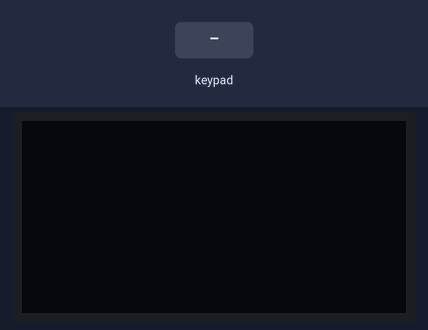
A program run on a simulated Arduino Uno R4 Minima. Shown: 128×64 one-colour display. The test bench sets the inputs (shaded band). The OLED is the two-colour kind (top 16 rows yellow).

Above: at 1.2 s.
1.3 s: keypad keys 1 1 1 0 9 8 * pressed 0.4 s apart
At 4.3 s:
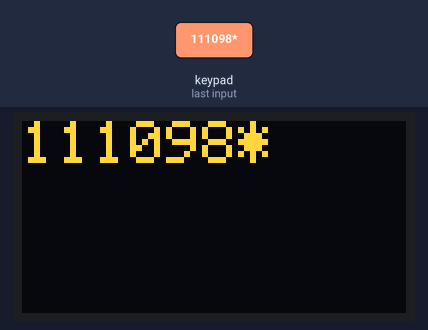
5.6 s: key '/' pressed
At 6.9 s:
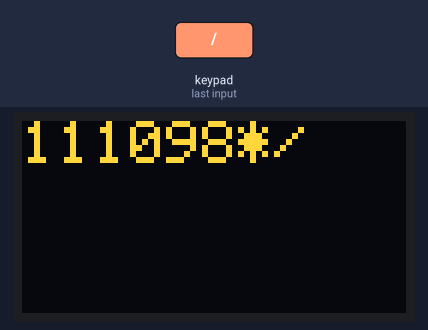
7.2 s: key '*' pressed
At 8.4 s:
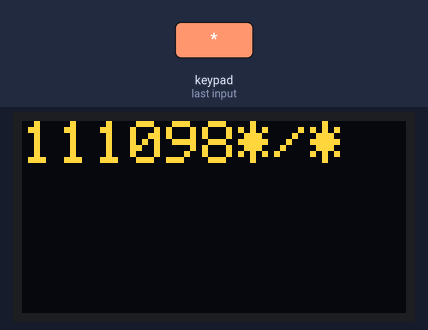
8.8 s: key '*' pressed
At 9.7 s:
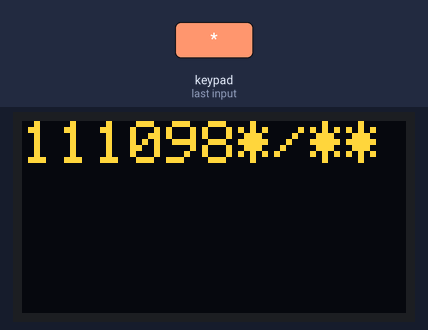
10.4 s: key 'C' pressed
At 11.7 s:
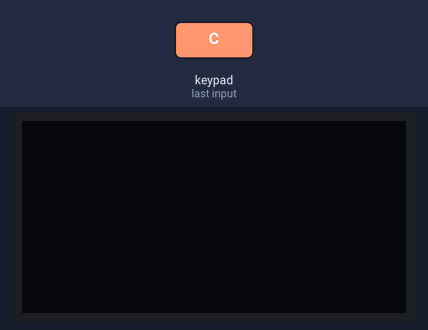
12.0 s: keypad keys 7 6 5 4 pressed 0.4 s apart
At 14.1 s:
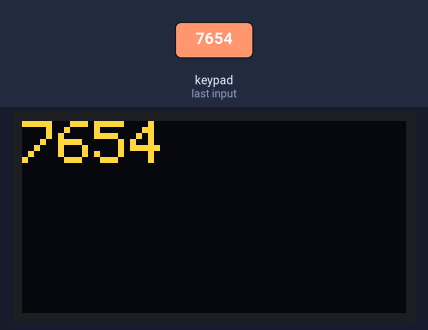
Timing chart, 0 to 15.6 s (numbered marks = the images above; inputs shaded):
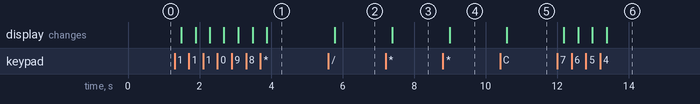

The program:

main.cpp
```cpp
#include <Arduino.h>
#include <string>
#include <vector>

#include <Adafruit_GFX.h>
#include <Adafruit_SSD1306.h>
#include "Adafruit_Keypad.h"

#define OLED_RESET D13

#define DISPLAY_WIDTH 128
#define DISPLAY_HEIGHT 64

#define CHAR_BASE_W 6
#define CHAR_BASE_H 8
#define FONT_SIZE 2

#define CHAR_W (CHAR_BASE_W * FONT_SIZE)
#define CHAR_H (CHAR_BASE_H * FONT_SIZE)

Adafruit_SSD1306 display(DISPLAY_WIDTH, DISPLAY_HEIGHT, &Wire, OLED_RESET);

const byte ROWS = 4; // rows
const byte COLS = 4; // columns

char keys[ROWS][COLS] = {
    {'7', '8', '9', '/'},
    {'4', '5', '6', '*'},
    {'1', '2', '3', '+'},
    {'0', 'C', 'E', '-'}};
byte rowPins[ROWS] = {11, 10, 9, 8}; // connect to the row pinouts of the keypad
byte colPins[COLS] = {7, 6, 5, 4};   // connect to the column pinouts of the keypad

Adafruit_Keypad customKeypad = Adafruit_Keypad(makeKeymap(keys), rowPins, colPins, ROWS, COLS);

std::vector<std::string> buffer;

int cursorX = 0, cursorY = 0;

void setup()
{
    Serial.begin(115200);
    customKeypad.begin();

    display.begin(SSD1306_SWITCHCAPVCC, 0x3D); // initialize with the I2C addr 0x3D (for the 128x64)
    display.clearDisplay();
    display.display();

    // text display tests
    display.setTextSize(FONT_SIZE);
    display.setTextColor(WHITE);
    display.setCursor(0, 0);

    buffer.push_back("");
}

void loop()
{
    customKeypad.tick();

    while (customKeypad.available())
    {
        keypadEvent e = customKeypad.read();
        // Serial.print((char)e.bit.KEY);

        if (e.bit.EVENT == KEY_JUST_RELEASED)
        {
            if (e.bit.KEY == 'E')
            {
                if (buffer[cursorY] == "")
                {
                    continue;
                }

                display.println();
                cursorY++;
                cursorX = 0;
                buffer.push_back("");

                display.display();
            }
            else if (e.bit.KEY == 'C')
            {
                display.fillRect(0, cursorY * CHAR_H, DISPLAY_WIDTH, CHAR_H, BLACK);
                display.setCursor(0, cursorY * CHAR_H);

                cursorX = 0;
                buffer[cursorY] = "";

                display.display();
            }
            else if (e.bit.KEY == '+')
            {
                if (cursorY < 1)
                    continue;

                if (buffer[cursorY] == "" && cursorY > 1)
                    cursorY--;

                display.fillRect(0, (cursorY - 1) * CHAR_H, DISPLAY_WIDTH, CHAR_BASE_H * FONT_SIZE * 2, BLACK);
                display.setCursor(0, (cursorY - 1) * CHAR_H);

                long int operandA = atol(buffer[cursorY - 1].c_str());
                long int operandB = atol(buffer[cursorY].c_str());
                long int ans = operandA + operandB;

                Serial.println(operandA);
                Serial.println(operandB);

                cursorX = 0;

                display.println(operandA + operandB);
                buffer[cursorY - 1] = std::to_string(ans);

                buffer[cursorY] = "";

                display.display();
            }
            else
            {
                display.print(static_cast<char>(e.bit.KEY));

                buffer[cursorY] += static_cast<char>(e.bit.KEY);
                cursorX++;
                display.display();
            }
        }
    }

    delay(10);
}
```

Measured:
- after the input at 1.3 s, the display: first changes after 0.19 s (image 1 shows a later state)
- after the input at 5.6 s, the display: changes after 0.19 s (image 2)
- after the input at 7.2 s, the display: changes after 0.19 s (image 3)
- after the input at 8.8 s, the display: changes after 0.19 s (image 4)
- after the input at 10.4 s, the display: changes after 0.18 s (image 5)
- after the input at 12.0 s, the display: first changes after 0.18 s (image 6 shows a later state)
